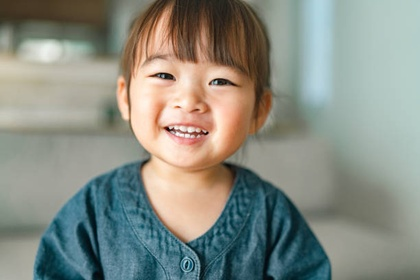
%> input picture example&input.jpg, 420 x 280 px, shrunk from 612 x 408 before the run
$ octave --eval "result = laplacian_edge_detect(imread('example&input.jpg'));"   (GNU Octave 9; MATLAB toolbox functions it lacks are replaced by stand-ins)
%> lines starting %> are read from the running program, lines starting %| are printed output that depends on the picture; in (x1, y1, x2, y2) boxes, pixels count from 0 and x2, y2 are one past the last pixel; in counts of white or black regions, pixels touching at a corner belong together; the program's own positions count from 1
function edge = laplacian_edge_detect(img, threshold)
    if nargin < 2
        threshold = 0.1;  % Default threshold
    end

    % Manual grayscale conversion
    if size(img, 3) == 3
        img = 0.299 * img(:,:,1) + 0.587 * img(:,:,2) + 0.114 * img(:,:,3);
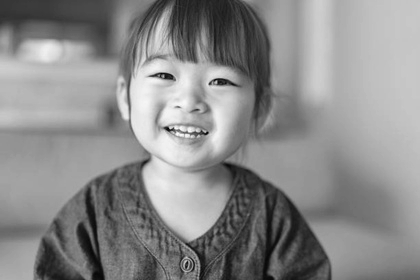
%> img: size 280x420 uint8; min 5, max 250, mean 138.4
    end

    % Gaussian blur (3x3 kernel)
    gauss_kernel = [1 2 1; 2 4 2; 1 2 1] / 16;
    padded = padarray(img, [1 1], 'replicate');
    blurred = zeros(size(img));
    for i = 2:size(padded,1)-1
        for j = 2:size(padded,2)-1
            region = padded(i-1:i+1, j-1:j+1);
            blurred(i-1,j-1) = sum(sum(region .* gauss_kernel));
        end
    end

    % Laplacian kernel
    lap_kernel = [0 -1 0; -1 4 -1; 0 -1 0];
    padded = padarray(blurred, [1 1], 'replicate');
%> padded: size 282x422 double
    edge_raw = zeros(size(blurred));
    for i = 2:size(padded,1)-1
        for j = 2:size(padded,2)-1
            region = padded(i-1:i+1, j-1:j+1);
            edge_raw(i-1,j-1) = sum(sum(region .* lap_kernel));
        end
    end
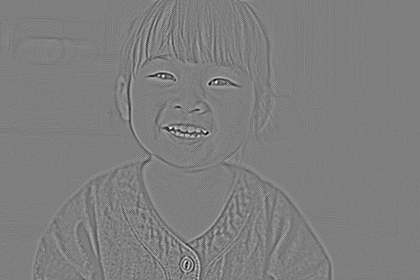
%> edge_raw: size 280x420 double; min -100, max 101, mean 0; drawn with min black and max white

    % Normalize and apply threshold
    edge_norm = mat2gray(abs(edge_raw));  % Normalize to [0,1]
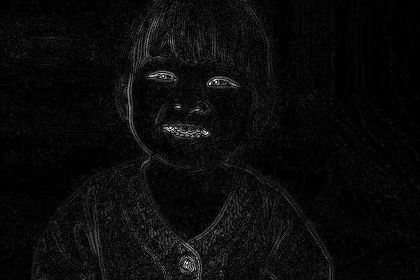
%> edge_norm: size 280x420 double; min 0, max 1, mean 0.0409
    edge = edge_norm > threshold;         % Keep edge = 1, background = 0
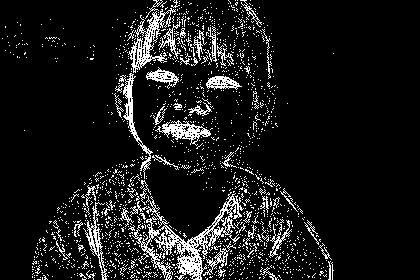
%> edge: size 280x420 logical; 9.7% white in thin lines or dots, all inside (x1, y1, x2, y2) = (2, 0, 334, 280)

    % Optionally, you can apply a dilation to thicken the edges
    edge = imdilate(edge, strel('square', 3));  % This is dilation with a 3x3 square kernel
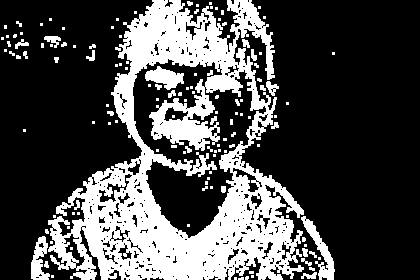
%> edge: size 280x420 logical; 29.1% white; 130 white regions (98 under 20 px), largest, box (x1, y1, x2, y2) and area: (48, 0, 304, 280) 30387, (301, 216, 335, 280) 661, (145, 66, 184, 90) 525
        % Invert to get black edges on white background
    edge = im2double(~edge);
end
